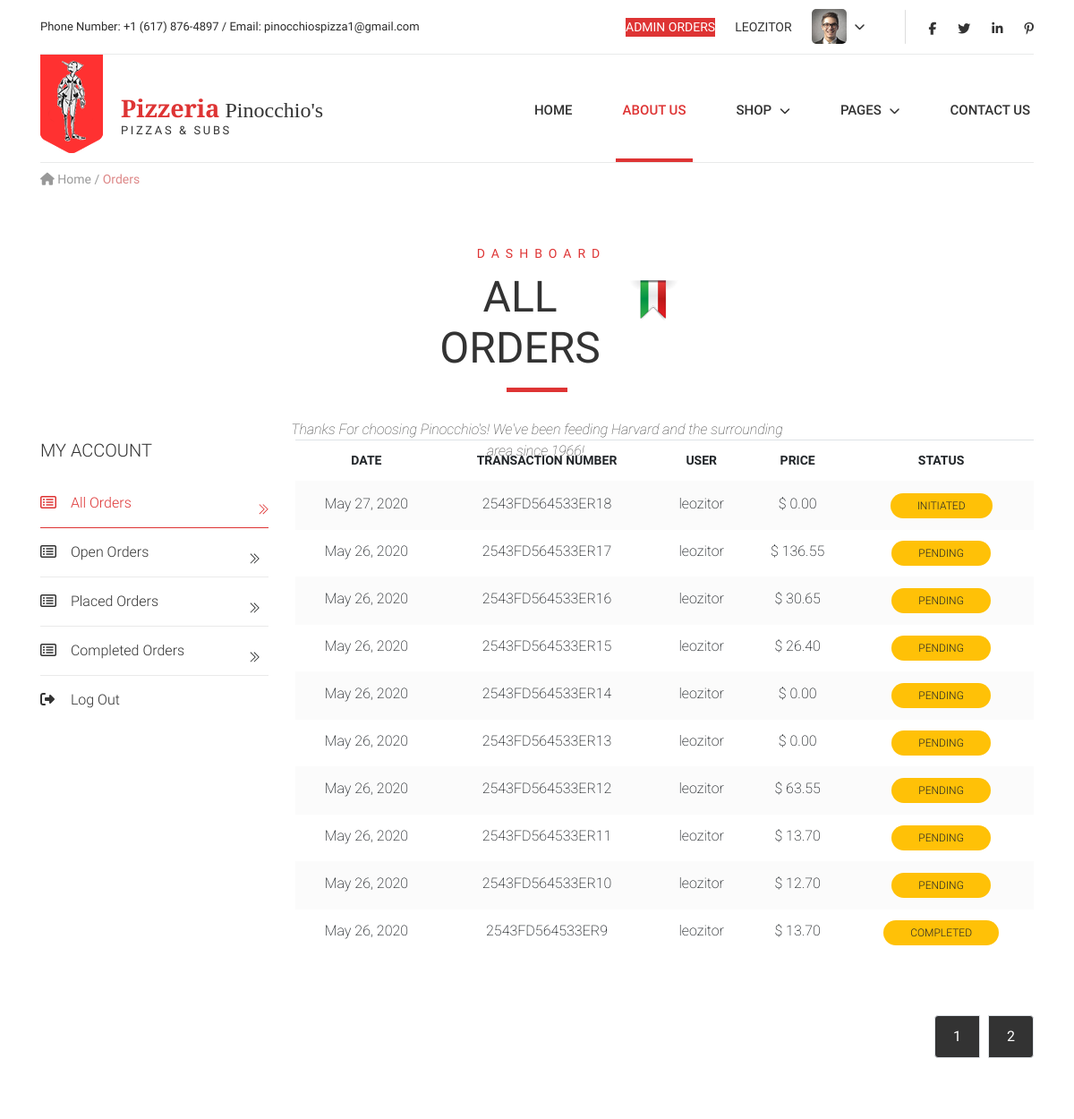
/adminorders/all/1 (signed in, upper part), run on an earlier commit of the app's database.
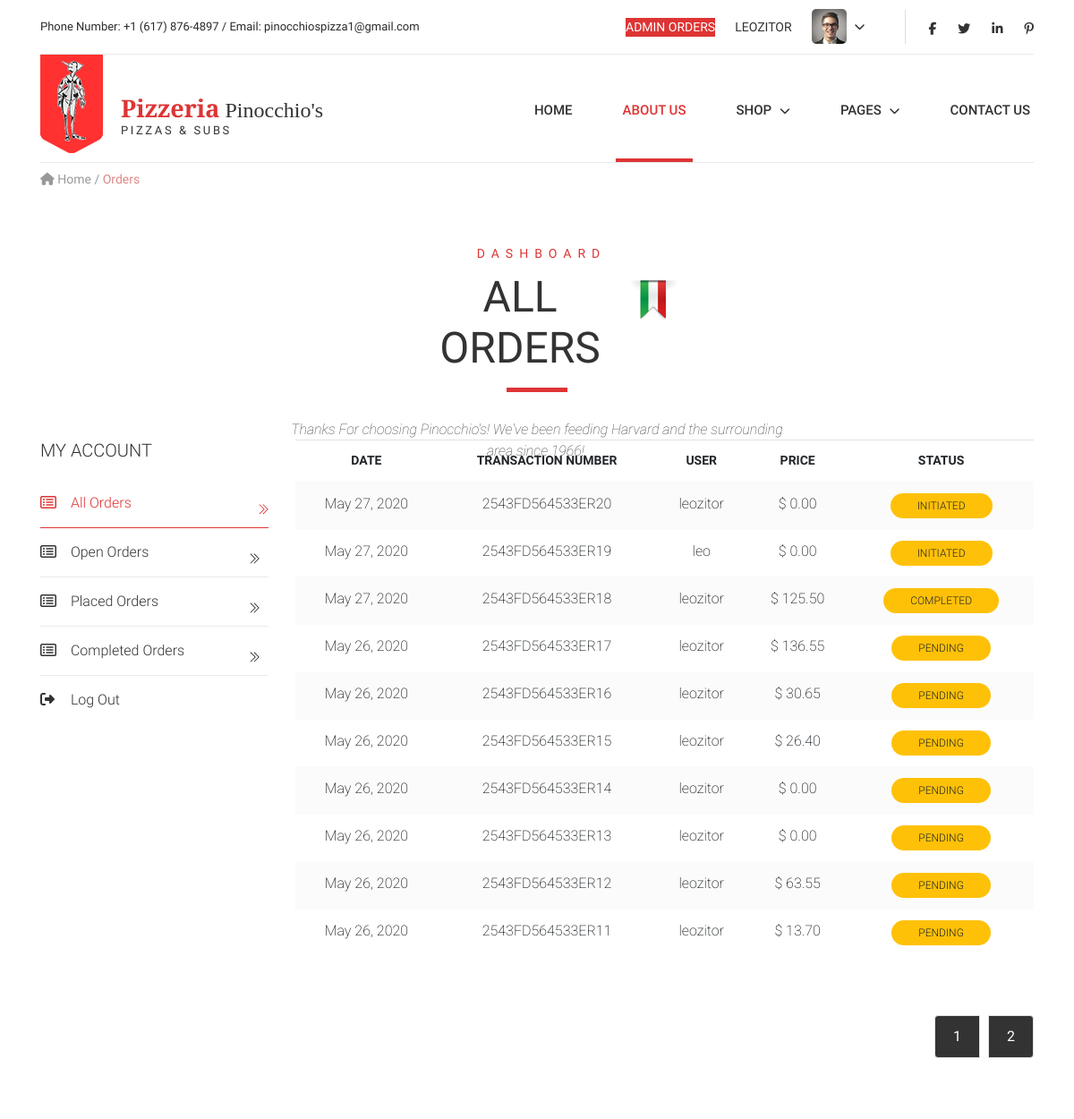
And on a later commit of the database.
### orders/models.py (models this page shows, shortened)
class UserOrder(models.Model):
    user = models.ForeignKey(User, on_delete=models.CASCADE)
    status = models.CharField(max_length=64, default='initiated')  # initiated - pending - completed
    date = models.DateField(auto_now_add=True)
    totalPriceOrder = models.DecimalField(max_digits=6, decimal_places=2, default=0)

### orders/views.py (the view)
# urls.py: path('adminorders/<str:order_type>/<int:order_page>', views.adminorders, name='adminorders'),
@staff_member_required
def adminorders(request, order_type, order_page):
    context = context_send_admin(request)
    if order_type == 'initiated':
        all_orders = UserOrder.objects.filter(status='initiated')
        context["orderType"] = 'initiated'
    elif order_type == 'pending':
        all_orders = UserOrder.objects.filter(status='pending')
        context["orderType"] = 'pending'
    elif order_type == 'completed':
        all_orders = UserOrder.objects.filter(status='completed')
        context["orderType"] = 'completed'
    else:
        all_orders = UserOrder.objects.all()
        context["orderType"] = 'all'
    all_orders_count = all_orders.count()
    context["allOrdersCount"] = all_orders_count
    if all_orders_count < 11:
        context["allUserOrder"] = all_orders
        return render(request, "orders/adminOrders.html", context)
    else:
        orderPageList = []
        for i in range(0, all_orders_count - 10, 10):
            orderPageList.append(all_orders[all_orders_count - i - 10:all_orders_count - i])
        orderPageList.append(all_orders[0:all_orders_count % 10])
        context["allUserOrder"] = orderPageList[order_page - 1]
        context["allUserOrders"] = orderPageList
        return render(request, "orders/adminOrders.html", context)

### orders/views.py (called while the page is built)
def context_send_admin(request):
    itemsCount = OrderItem.objects.filter(number=UserOrder.objects.get(user=request.user, status='initiated')).count()
    regular_pizza = RegularPizza.objects.all()
    sicilian_pizza = SicilianPizza.objects.all()
    sub = Sub.objects.all()
    pasta = Pasta.objects.all()
    salad = Salad.objects.all()
    dinner_platter = DinnerPlatter.objects.all()
    topping = Topping.objects.all()
    if request.user.is_staff:
        staff = True
    else:
        staff = False
    context = {
        "user": request.user,
        "regular_pizza": regular_pizza,
        "sicilian_pizza": sicilian_pizza,
        "sub": sub,
        "pasta": pasta,
        "salad": salad,
        "dinner_platter": dinner_platter,
        "toppings": topping,
        "itemsCount": itemsCount,
        "staff": staff
    }
    return context

### templates/orders/adminOrders.html (shortened to what the changed rows need)
{% extends "orders/baseGeneral.html" %}
{% load static %}
{% block head %}
    <link rel="stylesheet" href="{% static 'orders/css/owl.carousel.css' %}">
    <link rel="stylesheet" href="{% static 'orders/css/owl.theme.default.min.css' %}">
{% endblock %}
{% block body %}
    <div class="container">
        <section class="we_are dash_height">
            <div class="piz_title">
                <div class="big_title"><h1 class="dash_big_title">All Orders</h1><img
                        src="{% static 'orders/img/italy.png' %}"></div>
            </div>
        </section>
        <section class="dashboard">
            <div class="row">
                <div class="col-md-9">
                    <table class="table table-striped">
                        <thead>
                        <tr>
                            <th>Date</th>
                            <th class="transaction_th">transaction number</th>
                            <th>User</th>
                            <th>price</th>
                            <th class="status_th">status</th>
                        </tr>
                        </thead>
                        <tbody>
                        {% for order in allUserOrder reversed%}
                            <tr>
                                <td>{{ order.date }}</td>
                                <td class="transaction_td">2543FD564533ER{{ order.id }}</td>
                                <td>{{ order.user }}</td>
                                <td>$ {{ order.totalPriceOrder }}</td>
                                <td class="status_td"><a href="{% url 'changeorders'  order.id %}"><span id="badge" class="badge badge-warning">{{ order.status }}</span></a></td>
                            </tr>
                        {% endfor %}
                        </tbody>
                    </table>
                    <div class="row float-right margin_right_0">
                        <ur class="pagination right">
                            {% if allOrdersCount <= 10 %}
                                <li class="page-item">
                                    <a class="page-link active" href="#">1</a>
                                </li>
                            {% else %}
                                {% for i in allUserOrders %}
                                    <li class="page-item">
                                        <a class="page-link active"
                                           href="{% url 'adminorders' orderType forloop.counter %}">{{ forloop.counter }}</a>
                                    </li>
                                {% endfor %}
                            {% endif %}
                        </ur>
                    </div>
                </div>
            </div>
        </section>
    </div>
{% endblock %}

What changed in the data, as far as the page shows it:
no longer on this page (row unchanged): UserOrder: date "May 26, 2020", id "10", user "leozitor", totalPriceOrder "12.70", status "PENDING"
no longer on this page (row unchanged): UserOrder: date "May 26, 2020", id "9", user "leozitor", totalPriceOrder "13.70", status "COMPLETED"
added UserOrder: date "May 27, 2020", id "20", user "leozitor", totalPriceOrder "0.00", status "INITIATED"
added UserOrder: date "May 27, 2020", id "19", user "leo", totalPriceOrder "0.00", status "INITIATED"
changed UserOrder id 18: totalPriceOrder "0.00" → "125.50"; status "INITIATED" → "COMPLETED"
